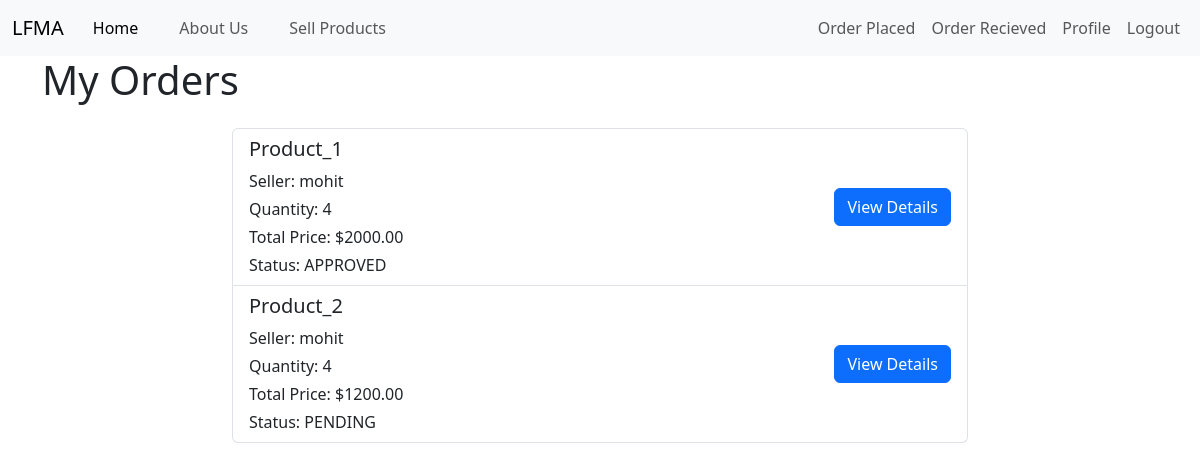
Screenshot of /orderrecivedlist/ (signed in) with the database file from the repository.
### Home/models.py (models this page shows, shortened)
class Order(models.Model):
    seller = models.ForeignKey(User, on_delete=models.PROTECT, related_name='orders_sold')
    buyer = models.ForeignKey(User, on_delete=models.PROTECT, related_name='orders_purchased')
    product = models.ForeignKey(Product, on_delete=models.PROTECT, related_name='product')
    quantity = models.PositiveIntegerField()
    net_price = models.DecimalField(max_digits=10, decimal_places=2)
    status = models.CharField(max_length=20, choices=[
        ('PENDING', 'Pending'),
        ('APPROVED', 'Approved'),
        ('REJECTED', 'Rejected'),
    ], default='PENDING')
    created_at = models.DateTimeField(auto_now_add=True)
    updated_at = models.DateTimeField(auto_now=True)

class Product(models.Model):
    class Categories(models.TextChoices):
        FIELD_CROPS = 'FC', 'Field Crops'
        VEGETABLES_SEEDS = 'VS', 'Vegetable Seeds'
    name = models.CharField(max_length=100)
    description = models.TextField()
    price = models.DecimalField(max_digits=10, decimal_places=2)
    quantity = models.IntegerField(default=0)
    created_at = models.DateTimeField(auto_now_add=True)
    updated_at = models.DateTimeField(auto_now=True)
    image = models.ImageField(default = 'default.jpg',upload_to = 'product_pics')
    category = models.CharField(max_length = 2, choices = Categories.choices, default = None)
    slug = models.SlugField(max_length = 250, unique = True)
    seller = models.ForeignKey(User, on_delete = models.CASCADE)

### Home/views.py (the view)
# urls.py: path('orderrecivedlist/',views.OrdersRecievedView, name='orderrecivedlist'),
def OrdersRecievedView(request):
    orders = Order.objects.filter(seller=request.user)
    return render(request,'OrderRecived.html',{'orders':orders})

### templates/OrderRecived.html (shortened to what this page needs)
{% extends 'base.html' %}
{% block content %}
<div class="container">
    <h1 class="mb-4">My Orders</h1>
    {% if orders %}
    <div class="row">
        <div class="col-md-8 offset-md-2">
            <ul class="list-group">
                {% for order in orders %}
                <li class="list-group-item">
                    <div class="row">
                        <div class="col-md-8">
                            <h5>{{ order.product.name }}</h5>
                            <p class="mb-1">Seller: {{ order.seller.username }}</p>
                            <p class="mb-1">Quantity: {{ order.quantity }}</p>
                            <p class="mb-1">Total Price: ${{ order.net_price }}</p>
                            <p class="mb-0">Status: {{ order.status }}</p>
                        </div>
                        <div class="col-md-4 d-flex align-items-center justify-content-end">
                            <a href="../order/{{ order.id }}/" class="btn btn-primary">View Details</a>
                        </div>
                    </div>
                </li>
                {% endfor %}
            </ul>
        </div>
    </div>
    {% else %}
    <div class="alert alert-info" role="alert">
        No orders found.
    </div>
    {% endif %}
</div>
{% endblock content %}

### templates/base.html (style rules this page uses)
body { font-family: Arial, sans-serif; margin: 0; padding: 0; background-color: #f2f2f2; }

### rows the page displays
Order: product.name "Product_1", seller.username "mohit", quantity "4", net_price "2000.00", status "APPROVED"
Order: product.name "Product_2", seller.username "mohit", quantity "4", net_price "1200.00", status "PENDING"
